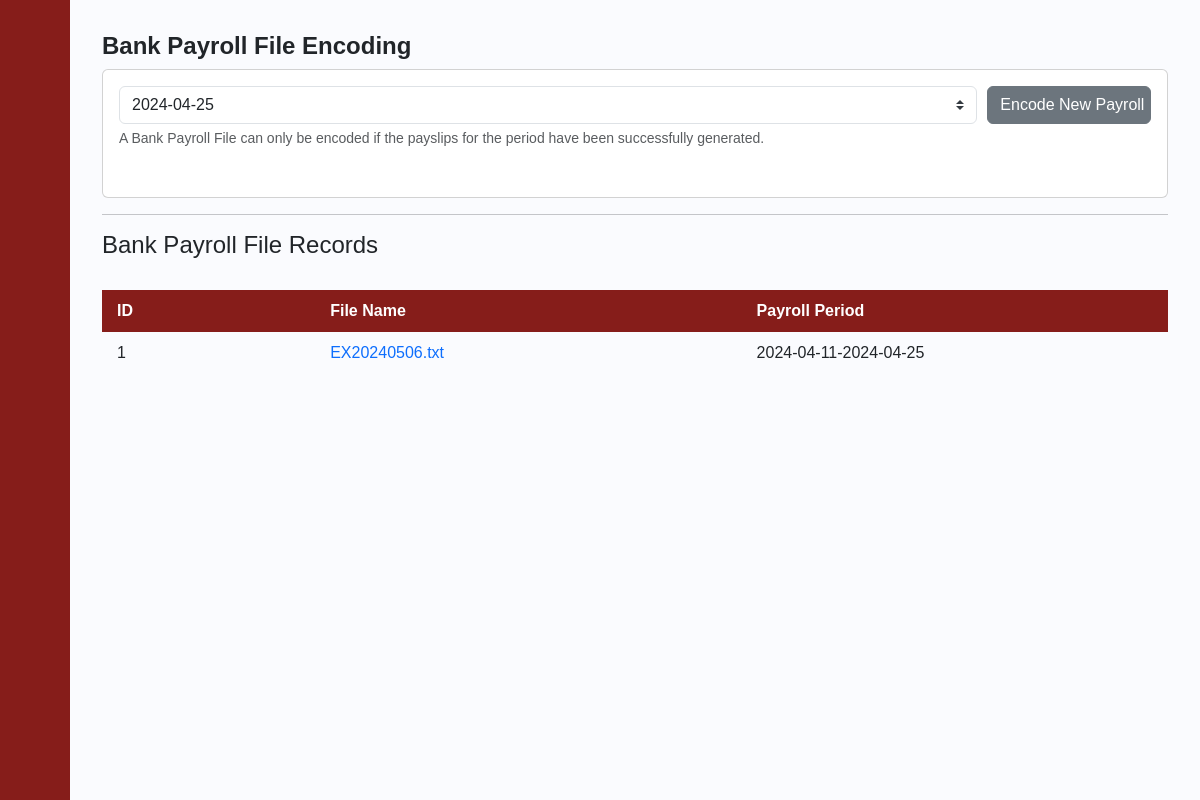
The page /encode_page/1 on the database its author committed.
### payrollapp/models.py (models this page shows, shortened)
class BANK_FILES(models.Model):
    BANK_ENTRY_ID = models.IntegerField(primary_key=True)
    BANK_FILE_NAME = models.CharField(max_length=250)
    BANK_FILE = models.FileField(upload_to='files/')
    PAYROLL_PERIOD = models.CharField(max_length=250)
    Date = models.DateField()

### payrollapp/views.py (the view)
# urls.py: path('encode_page/<int:UID>', views.encode_page, name='encode_page'),
def encode_page(request, UID):
    user = get_object_or_404(USER_ACCOUNT, pk=UID)
    z = Payslip_Transaction.objects.values_list('End_Date', flat=True).distinct()
    a = BANK_FILES.objects.all()
    if (request.method == "POST"):
        current_date = datetime.now()
        current_date = current_date.strftime('%Y%m%d')
        try:
            inputDate = request.POST.get('inputDate')
            IDD = inputDate
            inputDate = datetime.strptime(inputDate, '%Y%m%d')
        except:
            pass
        payslip_match = Payslip_Transaction.objects.filter(End_Date=inputDate)
        current_date = datetime.now()#It broke so this is being redone again
        formatted_date = current_date.strftime("%Y%m%d")
        filename = 'EX' + formatted_date + ".txt"
        startDate = 0
        if BANK_FILES.objects.filter(BANK_FILE_NAME=filename).exists():
            with open(filename, 'w') as file:
                for x in payslip_match:
                    startDate = x.Start_Date
                    if x.Employee_ID.BankNumber != 000000000000:
                        file.write(str(x.Employee_ID.BankNumber) +"\t" + str(x.Net_Pay)+'\n')
                    else:
                        file.write(str(x.Employee_ID.BankNumber) +"\t" + str(x.Net_Pay)+' TO BE MANUALLY ADDED \n')
                startDate = startDate.strftime("%Y-%m-%d")
                period = startDate + '-'+IDD
                current_date = datetime.now().date()
                existingFile = BANK_FILES.objects.filter(BANK_FILE_NAME=filename, BANK_FILE=filename ,PAYROLL_PERIOD=period, Date=current_date)
                existingFile.update(BANK_FILE_NAME=filename, BANK_FILE=filename ,PAYROLL_PERIOD=period)
                messages.success(request, "Bank File Successfully Encoded!")
        else:
            with open(filename, 'w') as file:
                for x in payslip_match:
                    startDate = x.Start_Date
                    print(x.Employee_ID.BankNumber)
                    print(type(x.Employee_ID.BankNumber))
                    if x.Employee_ID.BankNumber != '000000000000':
                        file.write(str(x.Employee_ID.BankNumber) +"\t" + str(x.Net_Pay)+'\n')
                    else:
                        file.write(str(x.Employee_ID.BankNumber) +"\t" + str(x.Net_Pay)+' TO BE MANUALLY ADDED \n')
                startDate = startDate.strftime("%Y-%m-%d")
                period = startDate + '-'+IDD
                current_date = datetime.now().date()
                BANK_FILES.objects.create(BANK_FILE_NAME=filename, BANK_FILE=filename ,PAYROLL_PERIOD=period, Date=current_date)
                messages.success(request, "Bank File Successfully Encoded!")
        path = '/encode_page/' + str(user.pk)
        return redirect(path)
    else:
        return render(request, 'payrollapp/encode_page.html', {'user':user, 'a':a, 'z':z})

### payrollapp/templates/payrollapp/encode_page.html (shortened to what this page needs)
{% extends 'payrollapp/base.html' %}
{% load static %}
{% block content %}
<div class="main">
    <div class="content">
        <h1> Bank Payroll File Encoding</h1>
        <div class="card">
            <div class="card-body">
                <form method="POST" action="#">{% csrf_token %}
                    <div class="form-row">
                        <div class="form-group col-10">
                            <select id="inputDate" name="inputDate" class="form-control custom-select mr-sm-2" required>
                                {% for y in z %}
                                <option value={{y|date:"Y-m-d"}} required>{{y|date:"Y-m-d"}}</option>
                                {% endfor %}
                            </select>
                            <small id="inputDept" class="form-text text-muted">A Bank Payroll File can only be encoded if the payslips for the period have been successfully generated.</small>
                        </div>
                        <div class="form-group col-2">
                            <button class="btn btn-secondary btn-block" type="submit">Encode New Payroll</button>
                        </div>
                    </div>
                </form>
            </div>
        </div>
        <hr>
        <div class="my-3">
            <h4> Bank Payroll File Records </h4>
            <table id="posts">
                <thead>
                    <tr>
                        <th style="width:10%">ID</th>
                        <th style="width:20%">File Name</th>
                        <th style="width:20%">Payroll Period</th>
                    </tr>
                </thead>
                <tbody>
                    {%for b in a%}
                    <tr>
                        <td>{{b.BANK_ENTRY_ID}}</td>
                        <td><a href="{% url 'download_file' file_id=b.BANK_FILE_NAME %}">{{b.BANK_FILE_NAME}}</a></td>
                        <td>{{b.PAYROLL_PERIOD}}</td>
                    </tr>
                    {% endfor %}
                </tbody>
            </table>
        </div>
    </div>
</div>
{% endblock %}

### rows shown on the page
BANK_FILES: BANK_ENTRY_ID "1", BANK_FILE_NAME "EX20240506.txt", PAYROLL_PERIOD "2024-04-11-2024-04-25"

### other values the page prints
form field inputDate "2024-04-25"
